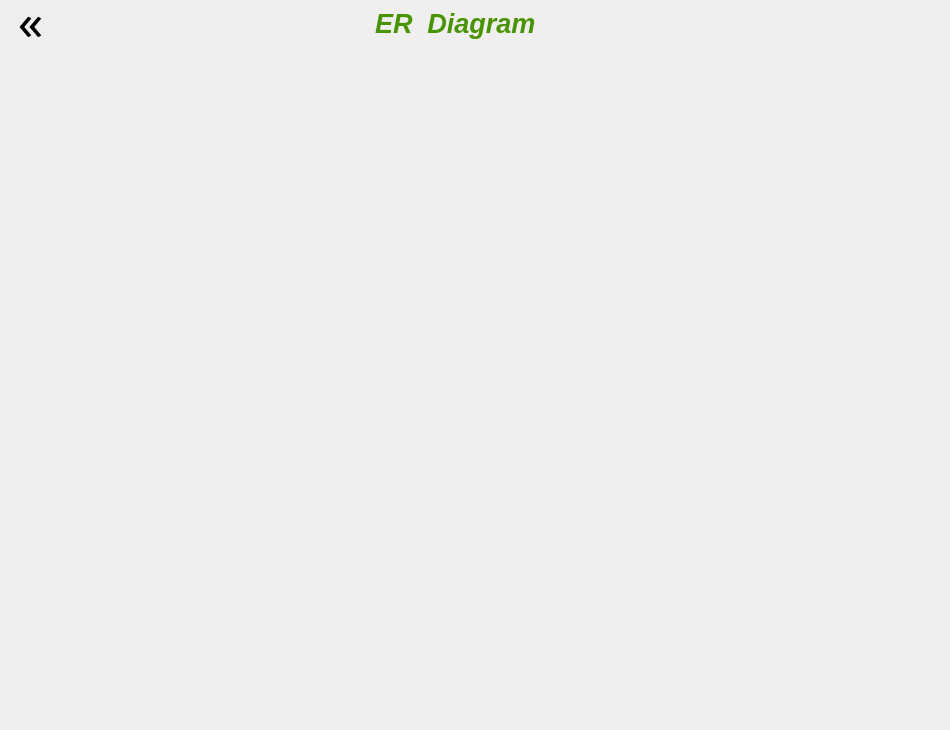
<?xml version="1.0" encoding="UTF-8"?>
<ui version="4.0">
 <class>Dialog</class>
 <widget class="QDialog" name="Dialog">
  <property name="geometry">
   <rect>
    <x>0</x>
    <y>0</y>
    <width>950</width>
    <height>730</height>
   </rect>
  </property>
  <property name="minimumSize">
   <size>
    <width>950</width>
    <height>730</height>
   </size>
  </property>
  <property name="maximumSize">
   <size>
    <width>950</width>
    <height>730</height>
   </size>
  </property>
  <property name="windowTitle">
   <string>Dialog</string>
  </property>
  <property name="styleSheet">
   <string notr="true">QDialog{
background: url(C:/Users/ARYA/Desktop/CoSc/College/S4/DBMS/DBMS Project/Images/bp.png) center no-repeat;
}</string>
  </property>
  <widget class="QTextBrowser" name="textBrowser">
   <property name="geometry">
    <rect>
     <x>371</x>
     <y>4</y>
     <width>241</width>
     <height>51</height>
    </rect>
   </property>
   <property name="styleSheet">
    <string notr="true">background-color: rgba(252, 233, 203, 0);
border: none;</string>
   </property>
   <property name="html">
    <string>&lt;!DOCTYPE HTML PUBLIC &quot;-//W3C//DTD HTML 4.0//EN&quot; &quot;http://www.w3.org/TR/REC-html40/strict.dtd&quot;&gt;
&lt;html&gt;&lt;head&gt;&lt;meta name=&quot;qrichtext&quot; content=&quot;1&quot; /&gt;&lt;style type=&quot;text/css&quot;&gt;
p, li { white-space: pre-wrap; }
&lt;/style&gt;&lt;/head&gt;&lt;body style=&quot; font-family:'MS Shell Dlg 2'; font-size:7.8pt; font-weight:400; font-style:normal;&quot;&gt;
&lt;p style=&quot; margin-top:0px; margin-bottom:0px; margin-left:0px; margin-right:0px; -qt-block-indent:0; text-indent:0px;&quot;&gt;&lt;span style=&quot; font-family:'Lexend Deca'; font-size:20pt; font-weight:600; font-style:italic; color:#499300;&quot;&gt;ER  Diagram &lt;/span&gt;&lt;/p&gt;&lt;/body&gt;&lt;/html&gt;</string>
   </property>
  </widget>
  <widget class="QPushButton" name="back">
   <property name="geometry">
    <rect>
     <x>0</x>
     <y>-10</y>
     <width>61</width>
     <height>61</height>
    </rect>
   </property>
   <property name="styleSheet">
    <string notr="true">QPushButton{
font-family: Lexend Deca;
font-size: 50px;
background-color: rgba(107, 147, 54, 0);
border: none;
}

QPushButton:hover{
color: green;
}

QPushButton:pressed{
font-size: 49px;
}</string>
   </property>
   <property name="text">
    <string>«</string>
   </property>
  </widget>
  <widget class="QLabel" name="label">
   <property name="geometry">
    <rect>
     <x>30</x>
     <y>55</y>
     <width>891</width>
     <height>661</height>
    </rect>
   </property>
   <property name="text">
    <string/>
   </property>
   <property name="pixmap">
    <pixmap>er_diagram.jpg</pixmap>
   </property>
   <property name="scaledContents">
    <bool>true</bool>
   </property>
   <property name="openExternalLinks">
    <bool>true</bool>
   </property>
  </widget>
 </widget>
 <resources/>
 <connections/>
</ui>
